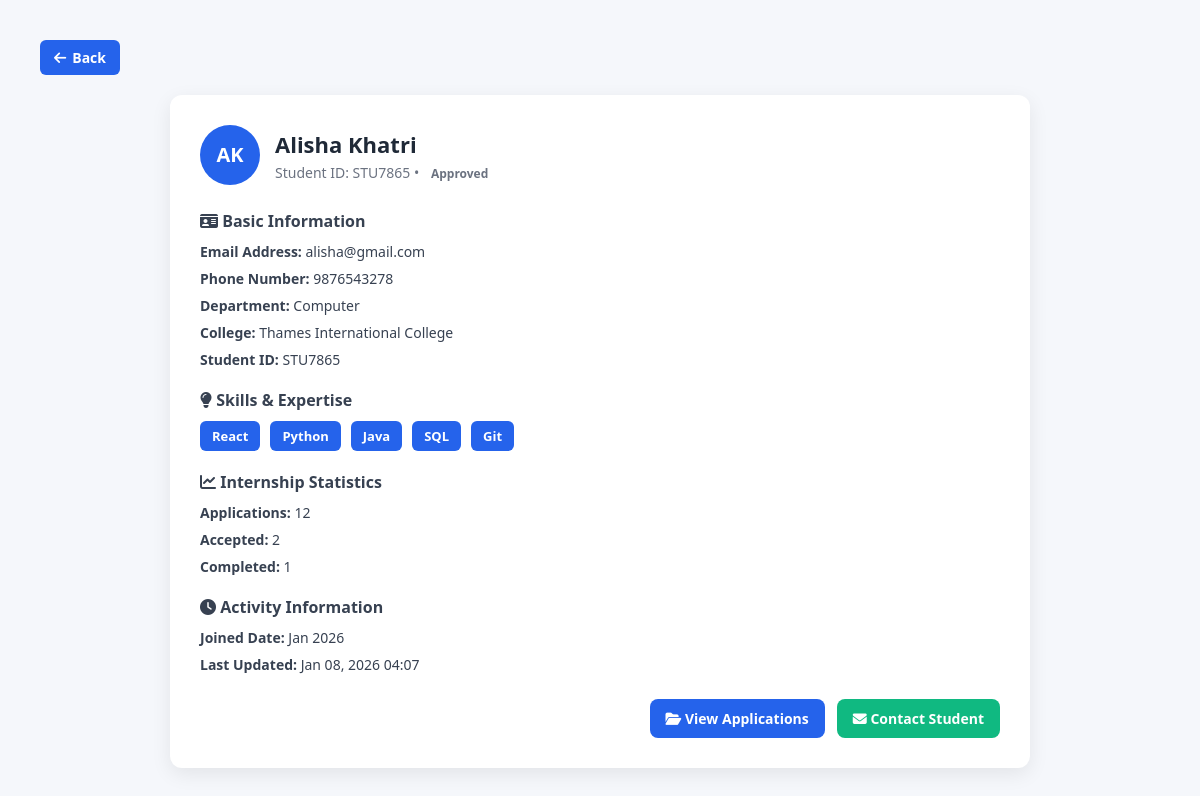
Page /html/Admin/studentProfile.php?id=14 on the committed database.
### tables this page shows
CREATE TABLE `students_registrtaion` (
  `student_id` int(11) NOT NULL,
  `full_name` varchar(150) NOT NULL,
  `student_code` varchar(50) NOT NULL,
  `email` varchar(150) NOT NULL,
  `phone` varchar(20) DEFAULT NULL,
  `major` varchar(100) NOT NULL,
  `college_id` int(11) NOT NULL,
  `college_name` varchar(150) DEFAULT NULL,
  `password` varchar(255) NOT NULL,
  `status` enum('Pending','Approved','Rejected') DEFAULT 'Pending',
  `created_at` timestamp NOT NULL DEFAULT current_timestamp(),
  `updated_at` timestamp NOT NULL DEFAULT current_timestamp() ON UPDATE current_timestamp()
);

### html/Admin/studentProfile.php (the view, shortened to what this page needs)
<?php
require_once "db_aadminconnect.php";
$student_id = intval($_GET['id'] ?? 0);
$stmt = $conn->prepare("SELECT * FROM students_registrtaion WHERE student_id=? LIMIT 1");
$stmt->bind_param("i", $student_id);
$stmt->execute();
$result = $stmt->get_result();
$student = $result->fetch_assoc();
$parts = explode(" ", $student['full_name']);
$initials = "";
foreach ($parts as $p) { $initials .= strtoupper($p[0]); }
$statusClass = strtolower($student['status']);
?>
<!DOCTYPE html>
<html lang="en">
<head>
  <link rel="stylesheet" href="studentProfile.css">
  <link rel="stylesheet" href="https://cdnjs.cloudflare.com/ajax/libs/font-awesome/6.5.0/css/all.min.css"/>
</head>
<body>
  <a href="AdminDashboard.php" class="btn-back">
    <i class="fa-solid fa-arrow-left"></i> Back
  </a>
  <div class="profile-container">
    <div class="profile-header">
      <div class="avatar"><?php echo $initials; ?></div>
      <div class="info">
        <h2><?php echo htmlspecialchars($student['full_name']); ?></h2>
        <p>Student ID: <?php echo htmlspecialchars($student['student_code']); ?> •
           <span class="status <?php echo $statusClass; ?>">
             <?php echo ucfirst($student['status']); ?>
           </span>
        </p>
      </div>
    </div>
    <section class="profile-section">
      <h3><i class="fa-solid fa-id-card"></i> Basic Information</h3>
      <ul>
        <li><strong>Email Address:</strong> <?php echo htmlspecialchars($student['email']); ?></li>
        <li><strong>Phone Number:</strong> <?php echo htmlspecialchars($student['phone']); ?></li>
        <li><strong>Department:</strong> <?php echo htmlspecialchars($student['major']); ?></li>
        <li><strong>College:</strong> <?php echo htmlspecialchars($student['college_name']); ?></li>
        <li><strong>Student ID:</strong> <?php echo htmlspecialchars($student['student_code']); ?></li>
      </ul>
    </section>
    <section class="profile-section">
      <h3><i class="fa-solid fa-lightbulb"></i> Skills & Expertise</h3>
      <div class="skills">
        <span class="skill">React</span>
        <span class="skill">Python</span>
        <span class="skill">Java</span>
        <span class="skill">SQL</span>
        <span class="skill">Git</span>
      </div>
    </section>
    <section class="profile-section">
      <h3><i class="fa-solid fa-chart-line"></i> Internship Statistics</h3>
      <ul>
        <li><strong>Applications:</strong> 12</li>
        <li><strong>Accepted:</strong> 2</li>
        <li><strong>Completed:</strong> 1</li>
      </ul>
    </section>
    <section class="profile-section">
      <h3><i class="fa-solid fa-clock"></i> Activity Information</h3>
      <ul>
        <li><strong>Joined Date:</strong> <?php echo date("M Y", strtotime($student['created_at'])); ?></li>
        <li><strong>Last Updated:</strong> <?php echo date("M d, Y H:i", strtotime($student['updated_at'])); ?></li>
      </ul>
    </section>
    <div class="profile-actions">
      <a href="viewstudentapplication.php?student=<?php echo $student['student_id']; ?>" class="btn view">
        <i class="fa-solid fa-folder-open"></i> View Applications
      </a>
      <a href="contactStudent.php?id=<?php echo $student['student_id']; ?>" class="btn contact">
        <i class="fa-solid fa-envelope"></i> Contact Student
      </a>
    </div>
  </div>
</body>
</html>

### html/Admin/studentProfile.css (style rules this page uses)
body { font-family: "Segoe UI", sans-serif; background: #f5f7fb; margin: 0; padding: 40px; }
.profile-container { max-width: 800px; margin: auto; background: #fff; border-radius: 12px; box-shadow: 0 6px 20px rgba(0,0,0,0.08); padding: 30px; }
.profile-header { display: flex; align-items: center; margin-bottom: 25px; }
.avatar { background: #2563eb; color: #fff; font-weight: bold; font-size: 20px; border-radius: 50%; width: 60px; height: 60px; text-align: center; line-height: 60px; margin-right: 15px; }
.info h2 { margin: 0; font-size: 22px; color: #1f2937; }
.info p { margin: 4px 0 0; color: #6b7280; font-size: 14px; }
.status { padding: 4px 8px; border-radius: 6px; font-size: 12px; font-weight: 600; }
.profile-section { margin-bottom: 20px; }
.profile-section h3 { font-size: 16px; margin-bottom: 10px; color: #374151; }
.profile-section ul { list-style: none; padding: 0; margin: 0; }
.profile-section li { margin-bottom: 8px; font-size: 14px; color: #374151; }
.skills { display: flex; flex-wrap: wrap; gap: 10px; }
.skill { background: #2563eb; color: #fff; padding: 6px 12px; border-radius: 6px; font-size: 13px; font-weight: 600; }
.profile-actions { display: flex; justify-content: flex-end; gap: 12px; margin-top: 25px; }
.btn { padding: 10px 16px; border-radius: 8px; text-decoration: none; font-weight: 600; font-size: 14px; }
.btn.view { background: #2563eb; color: #fff; }
.btn.contact { background: #10b981; color: #fff; }
.btn-back { display: inline-flex; align-items: center; gap: 6px; background: #2563eb; color: #fff; padding: 8px 14px; border-radius: 6px; text-decoration: none; font-size: 14px; font-weight: 600; margin-bottom: 20px; transition: background 0.2s ease, transform 0.2s ease; }

### rows in the picture
students_registrtaion: full_name "Alisha Khatri", student_code "STU7865", status "Approved", email "alisha@gmail.com", phone "9876543278", major "Computer", college_name "Thames International College", created_at "Jan 2026", updated_at "Jan 08, 2026 04:07"

### other values in the picture
$initials "AK"
